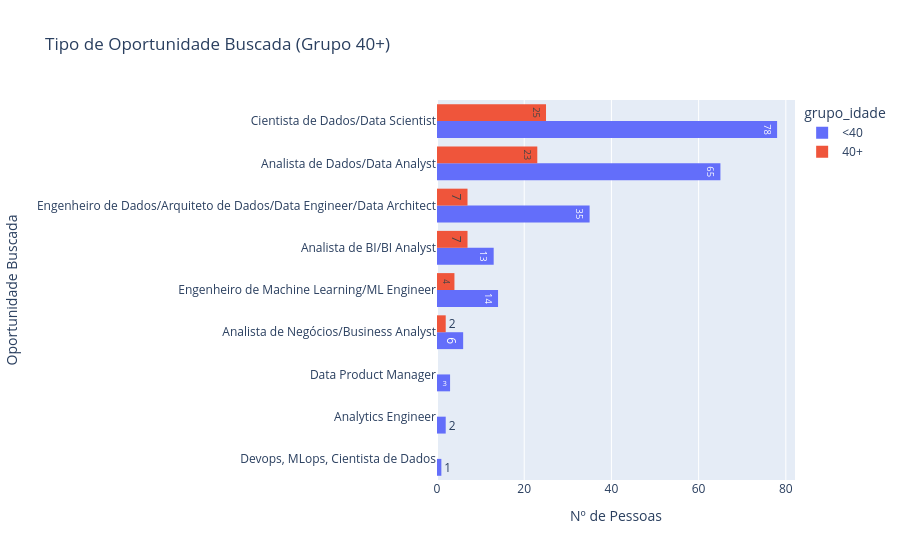

Write notebook code for a chart like this one.
### Code cell
# 3. Tipo de oportunidade buscada
# Contandp e ordenando as categorias da mais para a menos buscada
ordem_oportunidade = (
    df_h1["5.b_oportunidade_buscada"]
    .value_counts()
    .sort_values(ascending=False)
    .index.tolist()
)

g8 = px.histogram(
    df_h1,
    y="5.b_oportunidade_buscada",
    orientation="h",
    color="grupo_idade",
    barmode="group",
    text_auto=True,
    title="Tipo de Oportunidade Buscada (Grupo 40+)",
    category_orders={"5.b_oportunidade_buscada": ordem_oportunidade},
    labels={"5.b_oportunidade_buscada": "Oportunidade Buscada"},
)

g8.update_layout(xaxis_title="Nº de Pessoas", yaxis_title="Oportunidade Buscada")

g8.show()

### Figure 1 — Plotly figure (JSON) as saved in the notebook; plotly's stock layout.template omitted (floating-point values rounded to 4 significant figures; data arrays with more than 128 entries replaced by an {"elided": "..."} marker saying what was removed)
{"data": [{"alignmentgroup": "True", "bingroup": "y", "hovertemplate": "grupo_idade=<40<br>count=%{x}<br>Oportunidade Buscada=%{y}<extra></extra>", "legendgroup": "<40", "marker": {"color": "#636efa", "pattern": {"shape": ""}}, "name": "<40", "offsetgroup": "<40", "orientation": "h", "showlegend": true, "texttemplate": "%{value}", "type": "histogram", "xaxis": "x", "y": {"elided": "222 str values"}, "yaxis": "y"}, {"alignmentgroup": "True", "bingroup": "y", "hovertemplate": "grupo_idade=40+<br>count=%{x}<br>Oportunidade Buscada=%{y}<extra></extra>", "legendgroup": "40+", "marker": {"color": "#EF553B", "pattern": {"shape": ""}}, "name": "40+", "offsetgroup": "40+", "orientation": "h", "showlegend": true, "texttemplate": "%{value}", "type": "histogram", "xaxis": "x", "y": ["Analista de Dados/Data Analyst", "Cientista de Dados/Data Scientist", "Cientista de Dados/Data Scientist", "Engenheiro de Machine Learning/ML Engineer", "Cientista de Dados/Data Scientist", "Cientista de Dados/Data Scientist", "Engenheiro de Machine Learning/ML Engineer", "Cientista de Dados/Data Scientist", "Analista de Dados/Data Analyst", "Analista de Dados/Data Analyst", "Engenheiro de Machine Learning/ML Engineer", "Analista de BI/BI Analyst", "Analista de Dados/Data Analyst", "Cientista de Dados/Data Scientist", "Cientista de Dados/Data Scientist", "Cientista de Dados/Data Scientist", "Cientista de Dados/Data Scientist", "Analista de Negócios/Business Analyst", "Analista de Dados/Data Analyst", "Analista de BI/BI Analyst", "Analista de Dados/Data Analyst", "Engenheiro de Dados/Arquiteto de Dados/Data Engineer/Data Architect", "Analista de Dados/Data Analyst", "Analista de Dados/Data Analyst", "Analista de Dados/Data Analyst", "Cientista de Dados/Data Scientist", "Analista de BI/BI Analyst", "Analista de Dados/Data Analyst", "Analista de Dados/Data Analyst", "Cientista de Dados/Data Scientist", "Analista de Dados/Data Analyst", "Analista de BI/BI Analyst", "Analista de Dados/Data Analyst", "Engenheiro de Dados/Arquiteto de Dados/Data Engineer/Data Architect", "Engenheiro de Machine Learning/ML Engineer", "Analista de Dados/Data Analyst", "Engenheiro de Dados/Arquiteto de Dados/Data Engineer/Data Architect", "Cientista de Dados/Data Scientist", "Cientista de Dados/Data Scientist", "Analista de Dados/Data Analyst", "Cientista de Dados/Data Scientist", "Analista de Dados/Data Analyst", "Analista de Dados/Data Analyst", "Analista de Dados/Data Analyst", "Analista de Dados/Data Analyst", "Analista de Dados/Data Analyst", "Cientista de Dados/Data Scientist", "Cientista de Dados/Data Scientist", "Engenheiro de Dados/Arquiteto de Dados/Data Engineer/Data Architect", "Cientista de Dados/Data Scientist", "Analista de Dados/Data Analyst", "Engenheiro de Dados/Arquiteto de Dados/Data Engineer/Data Architect", "Cientista de Dados/Data Scientist", "Analista de BI/BI Analyst", "Analista de BI/BI Analyst", "Analista de Dados/Data Analyst", "Cientista de Dados/Data Scientist", "Analista de Negócios/Business Analyst", "Cientista de Dados/Data Scientist", "Engenheiro de Dados/Arquiteto de Dados/Data Engineer/Data Architect", "Cientista de Dados/Data Scientist", "Cientista de Dados/Data Scientist", "Analista de BI/BI Analyst", "Cientista de Dados/Data Scientist", "Cientista de Dados/Data Scientist", "Engenheiro de Dados/Arquiteto de Dados/Data Engineer/Data Architect", "Cientista de Dados/Data Scientist", "Analista de Dados/Data Analyst"], "yaxis": "y"}], "layout": {"barmode": "group", "legend": {"title": {"text": "grupo_idade"}, "tracegroupgap": 0}, "title": {"text": "Tipo de Oportunidade Buscada (Grupo 40+)"}, "xaxis": {"anchor": "y", "domain": [0, 1], "title": {"text": "Nº de Pessoas"}}, "yaxis": {"anchor": "x", "categoryarray": ["Devops, MLops, Cientista de Dados", "Analytics Engineer", "Data Product Manager", "Analista de Negócios/Business Analyst", "Engenheiro de Machine Learning/ML Engineer", "Analista de BI/BI Analyst", "Engenheiro de Dados/Arquiteto de Dados/Data Engineer/Data Architect", "Analista de Dados/Data Analyst", "Cientista de Dados/Data Scientist"], "categoryorder": "array", "domain": [0, 1], "title": {"text": "Oportunidade Buscada"}}}}
